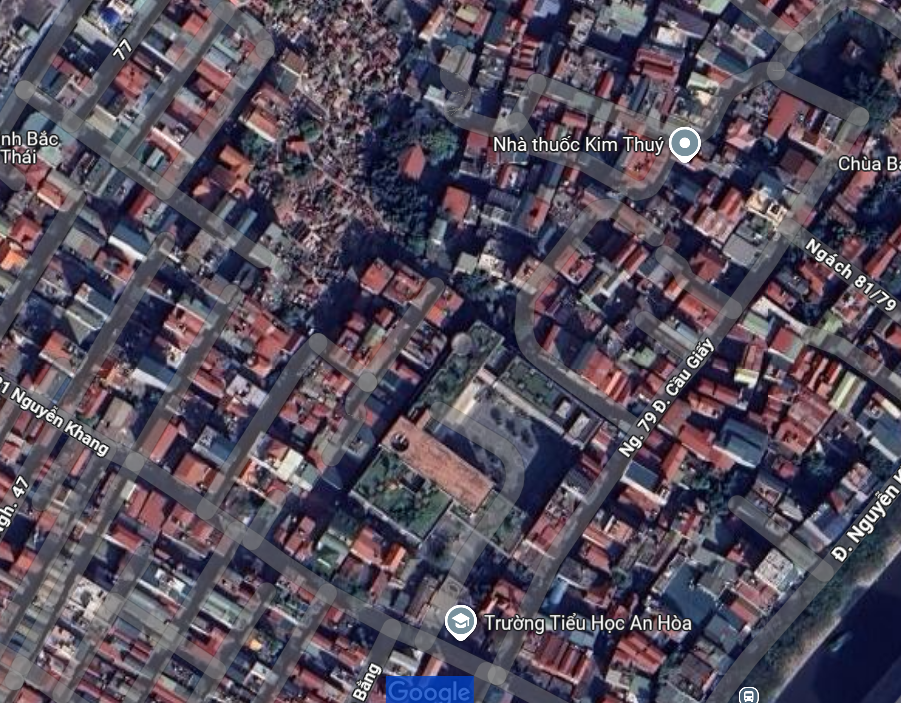
#> input picture img.png, 901 x 703 px, found by its file name
$ python bai7.py   (older library calls are emulated)
#> lines starting #> are read from the running program, lines starting #| are printed output that depends on the picture; after the words box and inside, x2 and y2 are one past the last pixel; in counts of white or black regions, pixels touching at a corner belong together
import cv2
import numpy as np
import matplotlib.pyplot as plt

# Hàm đọc ảnh và chuyển đổi sang ảnh xám
def load_image(image_path):
#> called with image_path = 'D:\\XuLyAnh\\img.png'
    img = cv2.imread(image_path, 0)  # Đọc ảnh dưới dạng ảnh xám
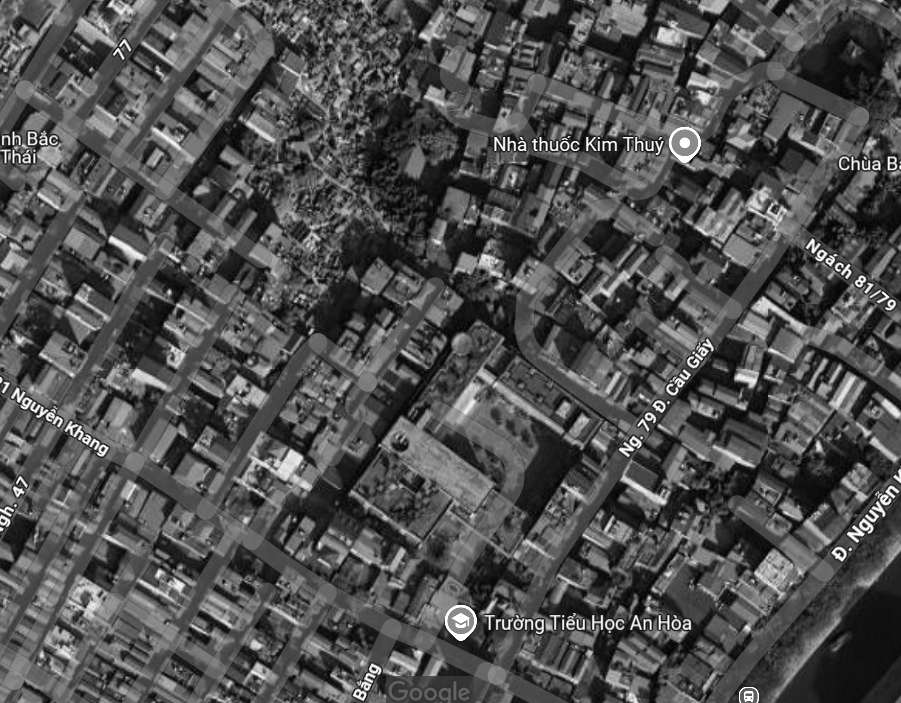
#> img: shape (703, 901); min 1, max 255, mean 80.3
    return img

# Làm mịn ảnh bằng bộ lọc Gaussian
def gaussian_blur(img):
    return cv2.GaussianBlur(img, (5, 5), 0)

# Phát hiện biên bằng toán tử Sobel
def sobel_edge_detection(img):
    sobel_x = cv2.Sobel(img, cv2.CV_64F, 1, 0, ksize=3)
    sobel_y = cv2.Sobel(img, cv2.CV_64F, 0, 1, ksize=3)
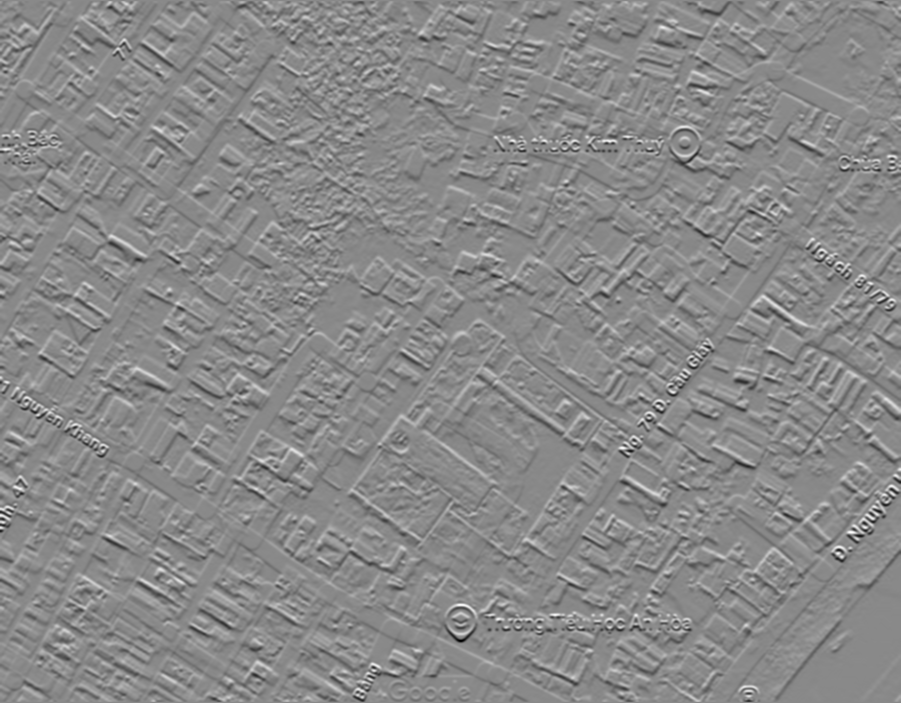
#> sobel_y: shape (703, 901) float64; min -577, max 494, mean -0.1; drawn with min black and max white
    sobel_combined = cv2.magnitude(sobel_x, sobel_y)
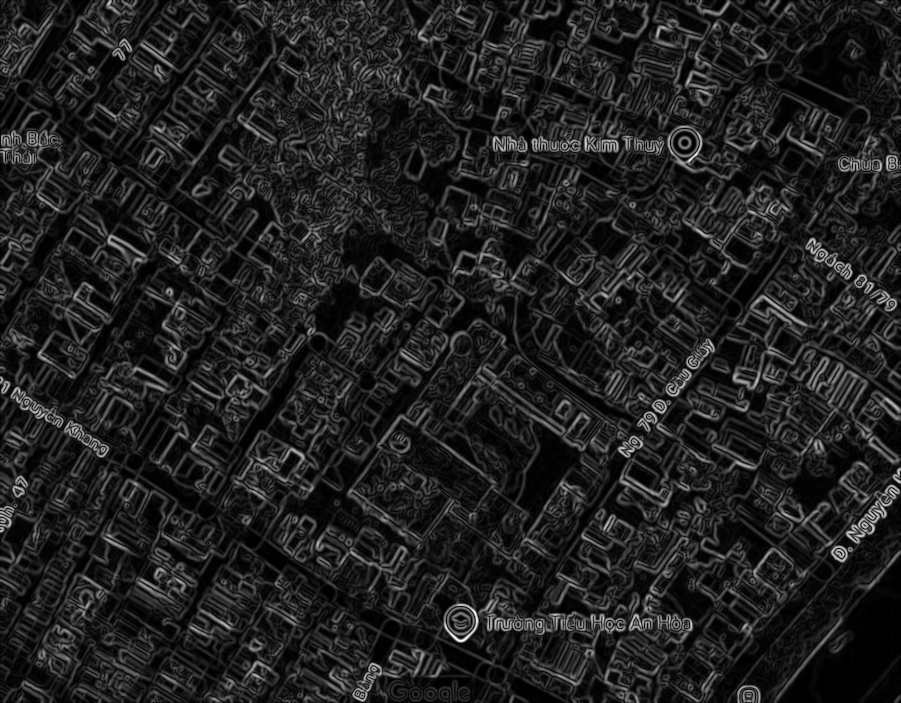
#> sobel_combined: shape (703, 901) float64; min 0, max 600.3, mean 77.8; drawn with min black and max white
    return sobel_combined

# Phát hiện biên bằng toán tử Prewitt
def prewitt_edge_detection(img):
    # Lấy gradient theo trục x và y
    prewitt_x = cv2.filter2D(img, cv2.CV_32F, np.array([[1, 0, -1], [1, 0, -1], [1, 0, -1]]))
    prewitt_y = cv2.filter2D(img, cv2.CV_32F, np.array([[1, 1, 1], [0, 0, 0], [-1, -1, -1]]))

    # Tính toán cường độ gradient
    prewitt_combined = cv2.magnitude(prewitt_x, prewitt_y)
    return prewitt_combined

# Phát hiện biên bằng toán tử Robert
def robert_edge_detection(img):
    # Tính toán gradient theo trục x và y với toán tử Roberts
    roberts_x = cv2.filter2D(img, cv2.CV_32F, np.array([[1, 0], [0, -1]]))
    roberts_y = cv2.filter2D(img, cv2.CV_32F, np.array([[0, 1], [-1, 0]]))
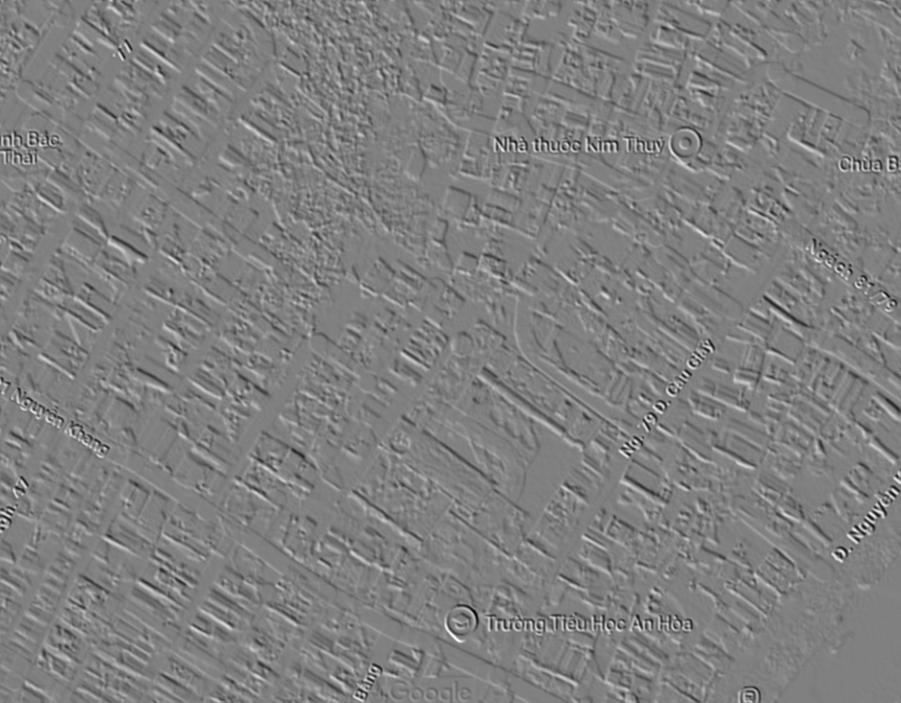
#> roberts_y: shape (703, 901) float32; min -114, max 113, mean 0; drawn with min black and max white

    # Tính toán cường độ gradient
    roberts_combined = cv2.magnitude(roberts_x, roberts_y)
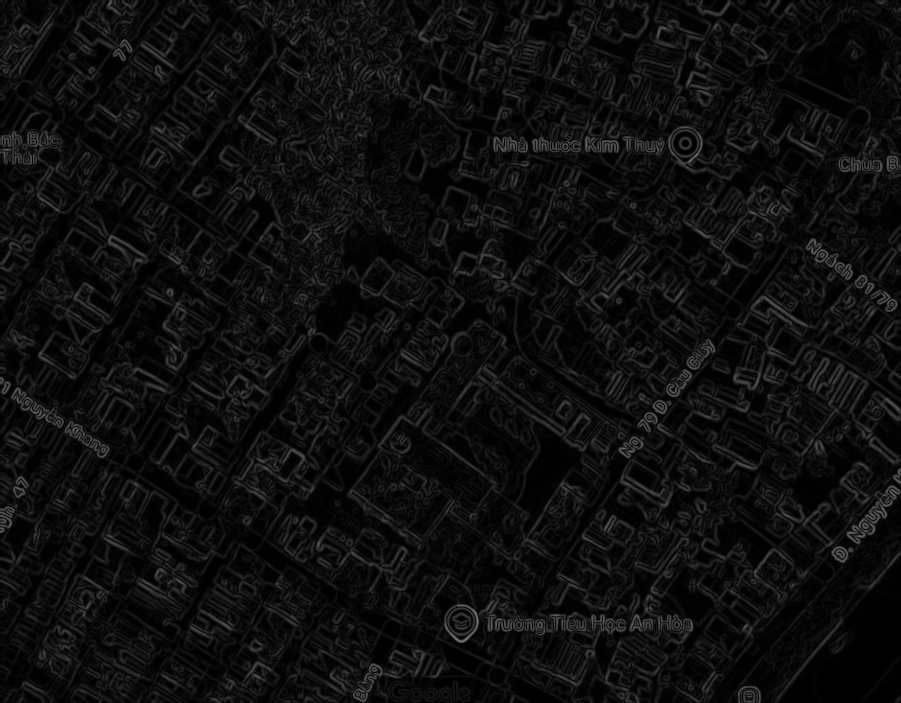
#> roberts_combined: shape (703, 901) float32; min 0, max 119.9, mean 14.6
    return roberts_combined

# Phát hiện biên bằng toán tử Canny
def canny_edge_detection(img):
    return cv2.Canny(img, 100, 200)
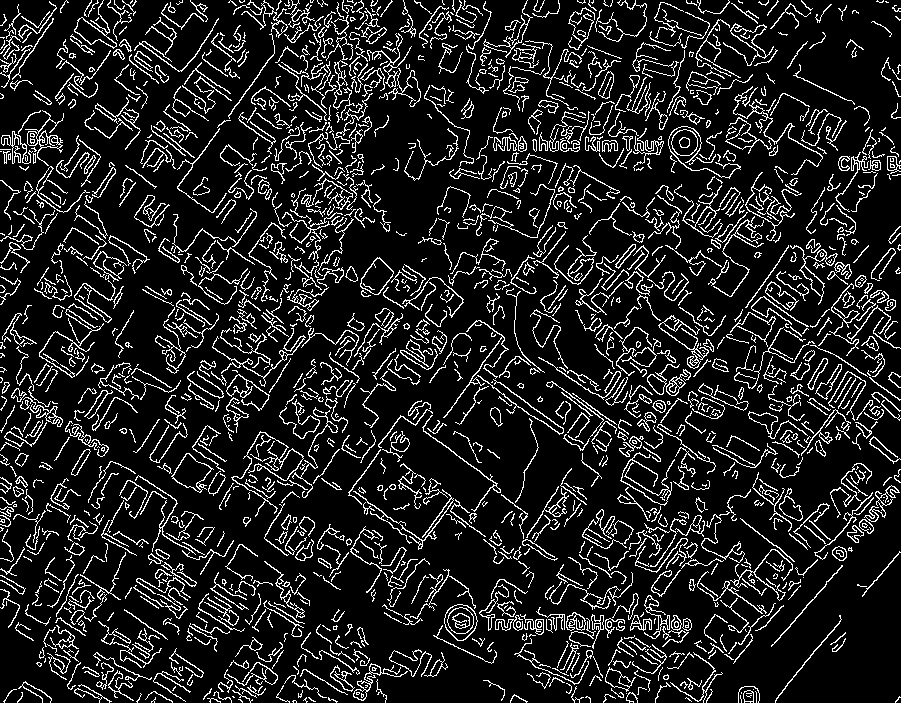
#> returned value: shape (703, 901); 13% white in thin lines or dots

# Tìm các đường viền để phân đoạn ảnh
def segment_image(img, edges):
    contours, _ = cv2.findContours(edges, cv2.RETR_EXTERNAL, cv2.CHAIN_APPROX_SIMPLE)
#> contours = 1514 contours, 1050 with area under 20; largest, box (x1, y1, x2, y2) and area: (444, 604, 478, 641) 880, (171, 453, 214, 493) 828, (360, 257, 394, 295) 729, (671, 129, 698, 156) 542, (74, 0, 117, 49) 540
    segmented_img = cv2.cvtColor(img, cv2.COLOR_GRAY2BGR)
    cv2.drawContours(segmented_img, contours, -1, (0, 255, 0), 2)
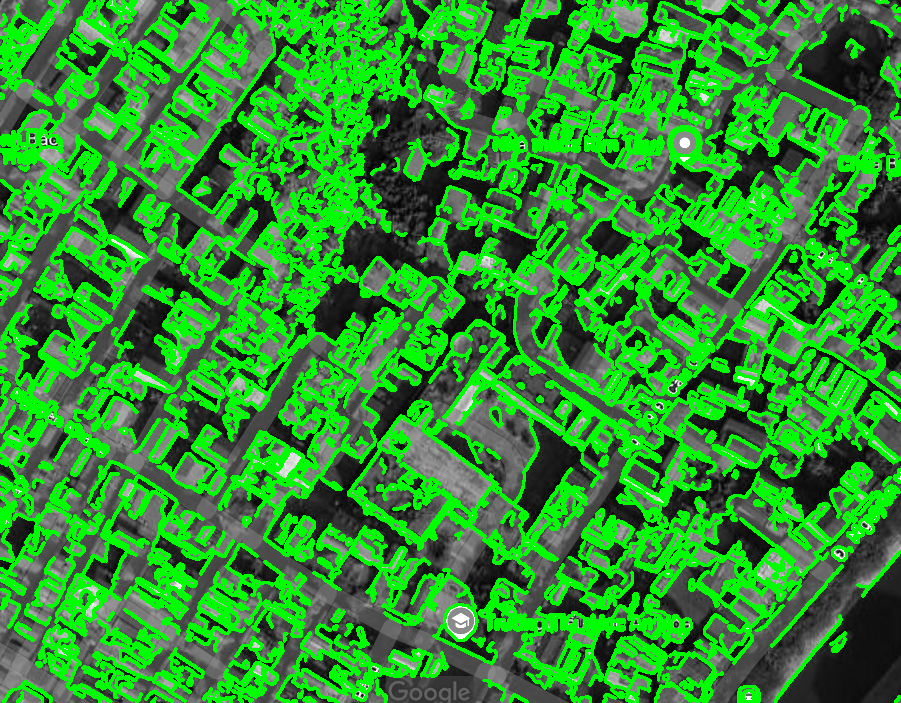
#> segmented_img: shape (703, 901, 3); mean B, G, R 45.1, 144.3, 45.1
    return segmented_img

# Hàm chính để đọc ảnh, phát hiện biên và phân đoạn
def main(image_path):
    # Bước 1: Đọc ảnh và làm mịn với Gaussian
    img = load_image(image_path)
    blurred_img = gaussian_blur(img)

    # Bước 2: Phát hiện biên với các toán tử
    sobel_edges = sobel_edge_detection(blurred_img)
    prewitt_edges = prewitt_edge_detection(blurred_img)
    roberts_edges = robert_edge_detection(blurred_img)
    canny_edges = canny_edge_detection(blurred_img)

    # Bước 3: Phân đoạn ảnh từ biên của Canny
    segmented_img = segment_image(img, canny_edges)

    # Bước 4: Hiển thị kết quả
    plt.figure(figsize=(12, 8))
    plt.subplot(231), plt.imshow(img, cmap='gray'), plt.title('Original Image')
    plt.subplot(232), plt.imshow(sobel_edges, cmap='gray'), plt.title('Sobel Edges')
    plt.subplot(233), plt.imshow(prewitt_edges, cmap='gray'), plt.title('Prewitt Edges')
    plt.subplot(234), plt.imshow(roberts_edges, cmap='gray'), plt.title('Robert Edges')
    plt.subplot(235), plt.imshow(canny_edges, cmap='gray'), plt.title('Canny Edges')
    plt.subplot(236), plt.imshow(segmented_img), plt.title('Segmented Image')
    plt.show()

# Chạy chương trình với đường dẫn đến ảnh vệ tinh
if __name__ == "__main__":
    main(r'D:\XuLyAnh\img.png')
